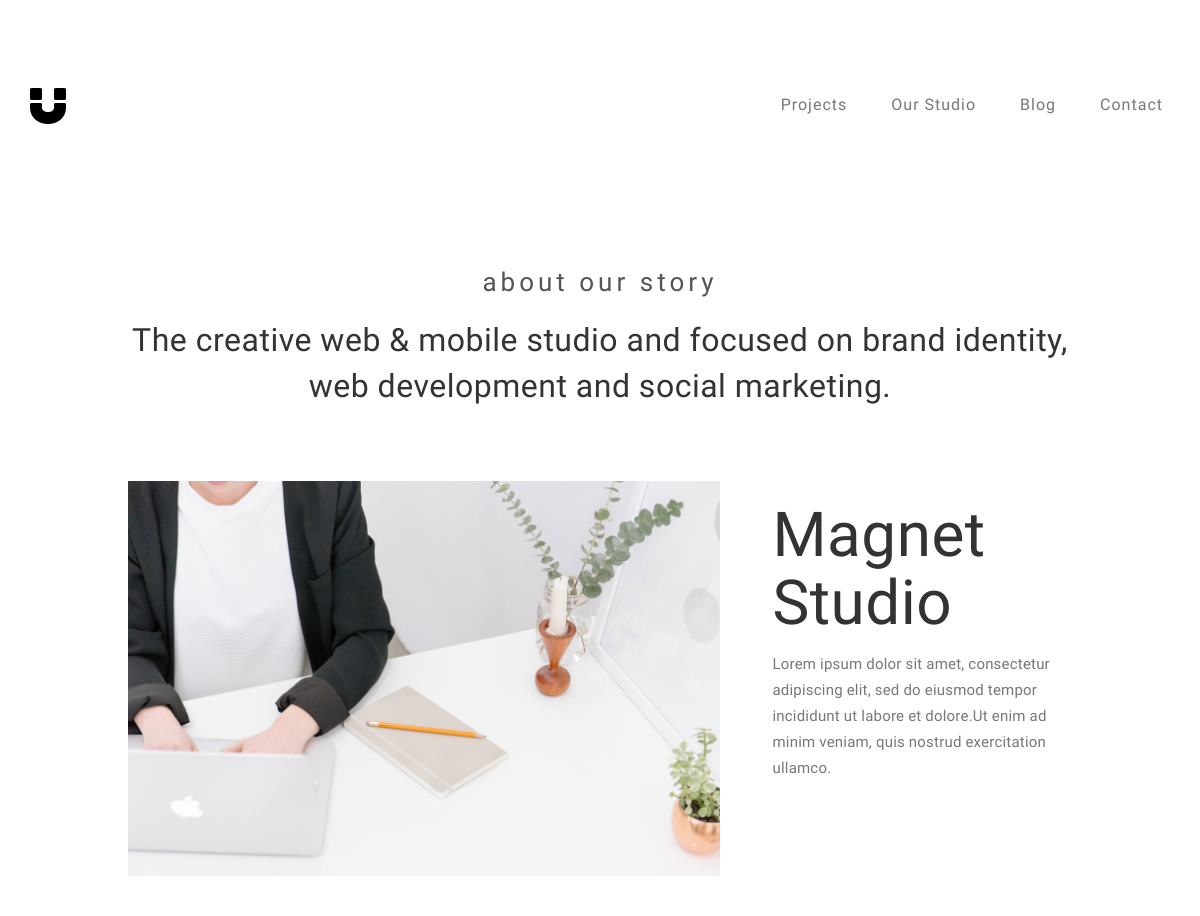
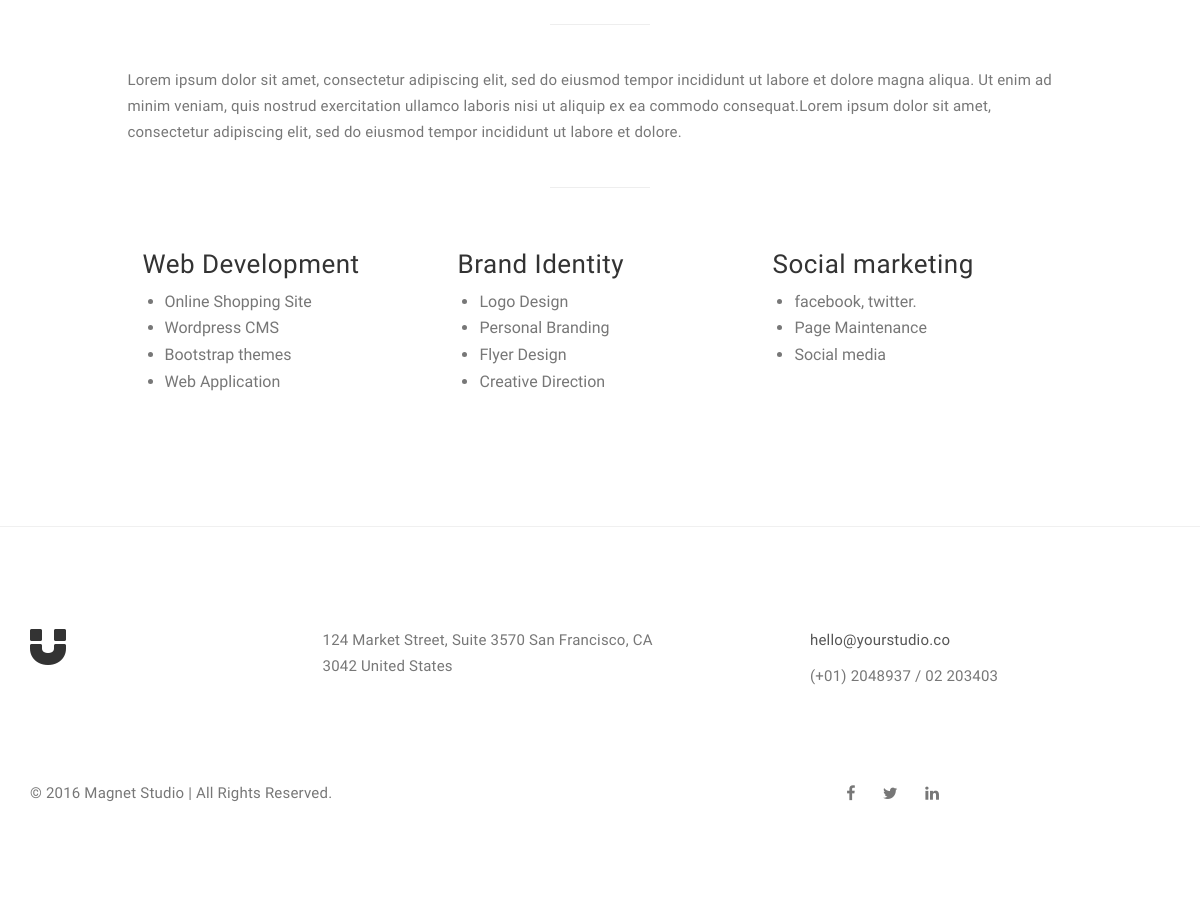
Page /about/ on the earlier database version (2 pictures, top to bottom).
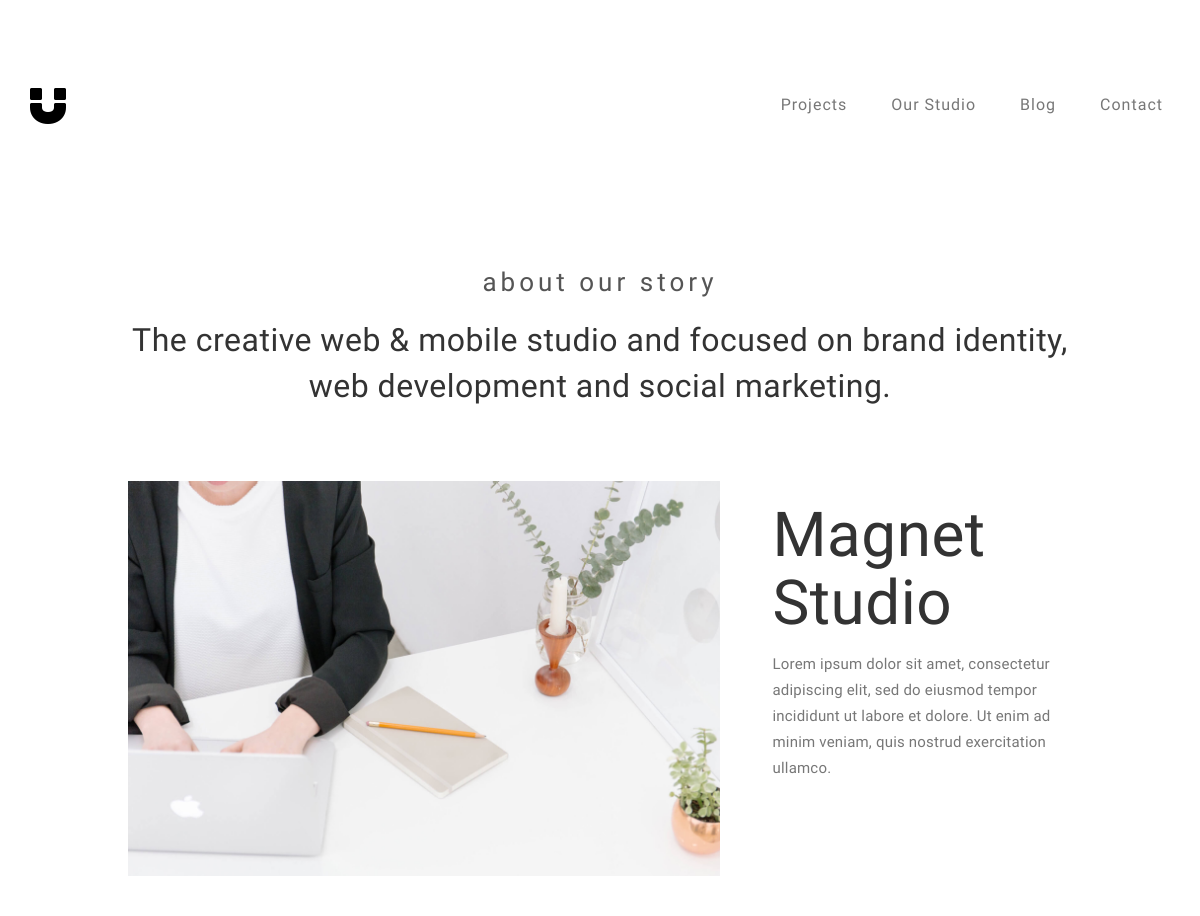
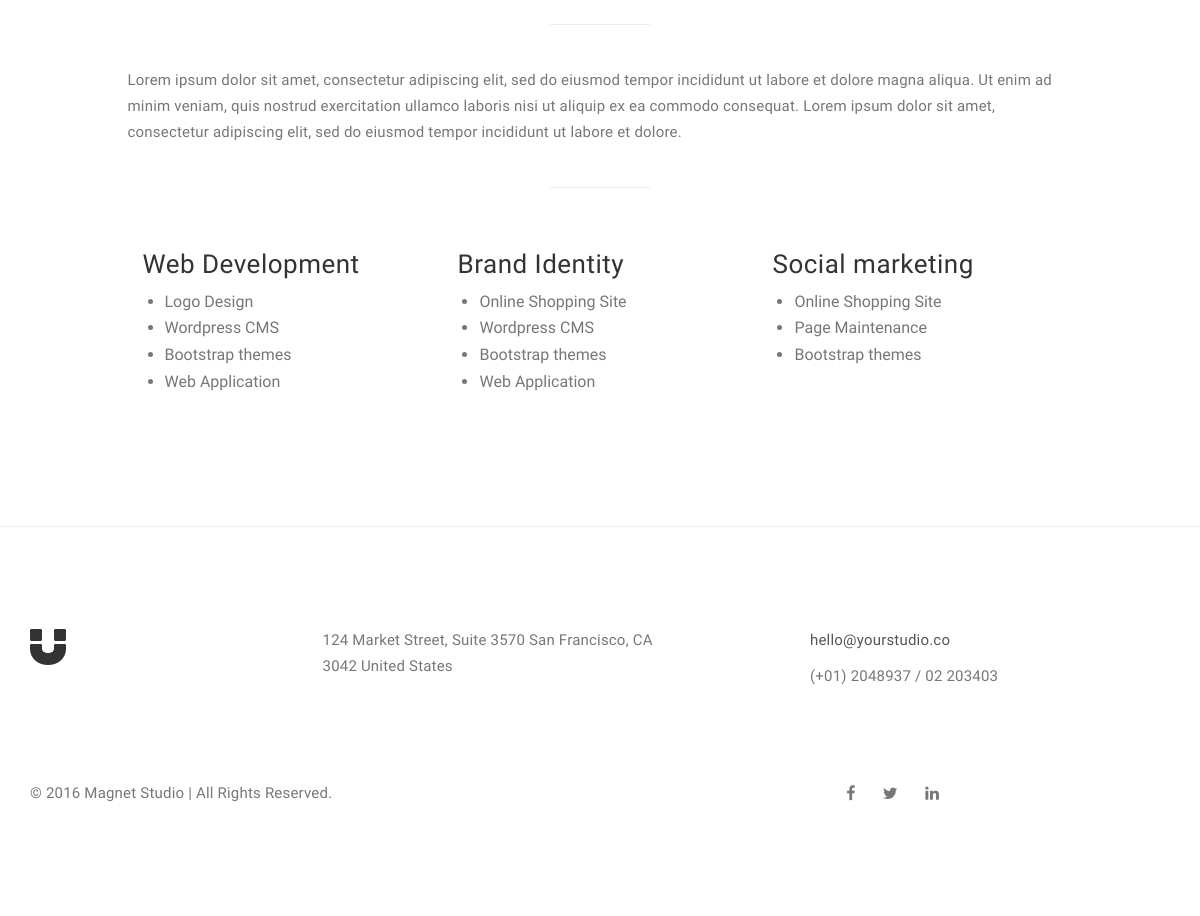
Same page on the later database version (2 pictures, top to bottom).
### about/models.py (models this page shows, shortened)
class AboutMain(models.Model):
    Main_Title = models.CharField(max_length=50, blank=False, null=False)
    Main_Content = models.TextField(blank=True, null=True)
    image = models.ImageField(upload_to='posts/', null=False, blank=False,)
    Title = models.CharField(max_length=50, blank=False, null=False)
    First_Text = models.TextField(blank=True, null=True)
    Second_Text = models.TextField(blank=True, null=True)
    class Meta:
        verbose_name = 'Main'
        verbose_name_plural = 'Main'

class AboutSubject(models.Model):
    Subject = models.CharField(max_length=50, blank=False, null=False)
    text1 = models.CharField(max_length=100, blank=True, null=True)
    text2 = models.CharField(max_length=100, blank=True, null=True)
    text3 = models.CharField(max_length=100, blank=True, null=True)
    text4 = models.CharField(max_length=100, blank=True, null=True)
    text5 = models.CharField(max_length=100, blank=True, null=True)
    date = models.DateTimeField(auto_now_add=True)
    class Meta:
        verbose_name = 'Subject'
        verbose_name_plural = 'Subjects'
        ordering = ('date', )

### about/views.py (the view)
# urls.py: path('', about,name='about'),
def about(request):
    main=AboutMain.objects.all().first()
    subjects=AboutSubject.objects.all()
    context={
        'main':main,
        'subjects':subjects
    }
    return render(request,'about/about.html',context=context)

### templates/About/about.html (shortened to what this page needs)
{% extends 'base/base.html' %}
{% load static %}
{% block content %}
<section id="about">
     <div class="container">
          <div class="row">
               <div class="col-md-offset-1 col-md-10 col-sm-12">
                    <div class="section-title">
                         <h3>{{main.Main_Title}}</h3>
                         <h2>{{main.Main_Content}}</h2>
                    </div>
                    <div class="col-md-8 col-sm-12">
                         <img src="{{main.image.url}}" class="img-responsive" alt="About">
                    </div>
                    <div class="col-md-4 col-sm-12">
                         <h1>{{main.Title}}</h1>
                         <p>{{main.First_Text}}</p>
                    </div>
                     <hr>
                    <p>{{main.Second_Text}}</p>
                    <hr>
                    {% for subject in subjects %}
                    <div class="col-md-4 col-sm-6">
                         <h3>{{subject.Subject}}</h3>
                         <ul>
                              {% if  subject.text1 %}
                              <li>{{subject.text1}}</li>
                              {% endif %}
                              {% if  subject.text2 %}
                              <li>{{subject.text2}}</li>
                              {% endif %}
                              {% if  subject.text3 %}
                              <li>{{subject.text3}}</li>
                              {% endif %}
                              {% if  subject.text4 %}
                              <li>{{subject.text4}}</li>
                              {% endif %}
                         </ul>
                    </div>
                    {% endfor %}
               </div>
          </div>
     </div>
</section>
{% endblock %}

Differences in the rows shown:
changed AboutMain "Magnet Studio": First_Text "…incididunt ut labore et dolore.Ut enim ad minim veniam,…" → "…incididunt ut labore et dolore. Ut enim ad minim veniam,…"; Second_Text "…aliquip ex ea commodo consequat.Lorem ipsum dolor sit amet,…" → "…aliquip ex ea commodo consequat. Lorem ipsum dolor sit amet,…"
changed AboutSubject "Web Development": text1 "Online Shopping Site" → "Logo Design"
changed AboutSubject "Brand Identity": text1 "Logo Design" → "Online Shopping Site"; text2 "Personal Branding" → "Wordpress CMS"; text3 "Flyer Design" → "Bootstrap themes"; text4 "Creative Direction" → "Web Application"
changed AboutSubject "Social marketing": text1 "facebook, twitter." → "Online Shopping Site"; text3 "Social media" → "Bootstrap themes"
